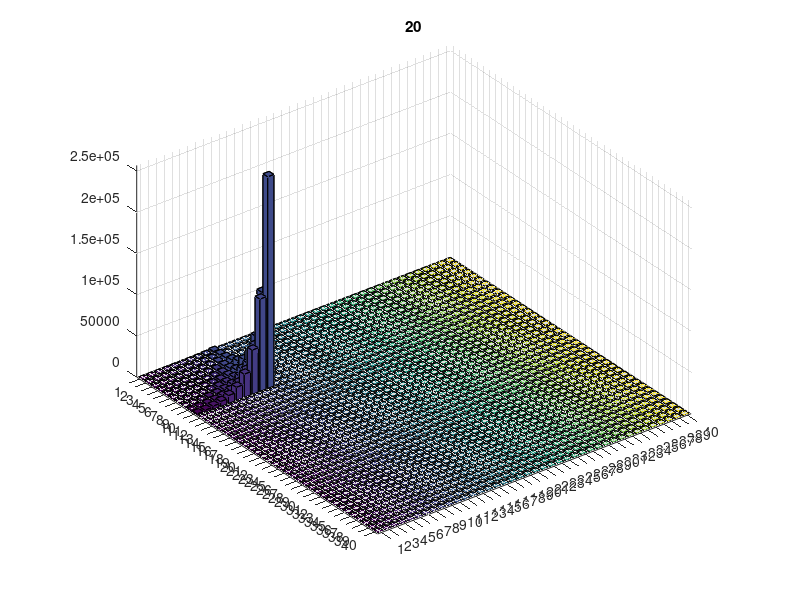

Source code (MATLAB):
function [t,x] = infection_RK3_lagr

%%%%%%%%%%%%%%%%%%%%%%%%%%%%%%
% states
% x(1) = target cell (#/mL)
% x(2) = BV ITR/GOI (#/mL)
% x(3) = BV rep/cap (#/mL)
% x(startI1:endI1) = infected ITR/GOI (#/mL)
% x(startI2:endI2) = infected rep/cap (#/mL)
% x(startCo:endCo) = co-infected cells (#/mL)

% compare new results to this: it's the first version of the lagrangian
% numerical scheme

tic
C0=1e6; % #/mL
MOIgoi=5; 
MOIrc=5;  

Vgoi0=C0*MOIgoi; % #/mL
Vrc0=C0*MOIrc; % #/mL

Dtau=2;
age_max=80;
t_plot=20;

n_bins=age_max/Dtau;
age_bins=Dtau:Dtau:age_max;
startI1=4;
endI1=3+n_bins;
startI2=4+n_bins;
endI2=3+2*n_bins;
startCo=4+2*n_bins;
endCo=3+2*n_bins+n_bins^2;

x0=[C0 Vgoi0 Vrc0 zeros(1,n_bins*2+n_bins^2)];

k_bind=1.3e-9*60; % mL/cell/h Dee and Shuler

% k_bind=1.05e-8*60; % mL/cell/h Nielsen 2003
mu=0.028; % 1/h
k_deathT=8e-5; % 1/h
k_deathI=0.0017; % 1/h
k_degrBV=7e-3; %1/h

% initialization
t_final=100;
t0=0;
hmax = Dtau; % CFL condition % ode23 default: 0.1*(T-t0);
rtol = 1.e-3;
atol = 1.e-6;
threshold=atol/rtol;
t=t0;
x=x0;

% first step selection
k1=inf_model(t0,x0);
r=norm(k1./max(abs(x0),threshold), inf);
h = 0.8*rtol^(1/3)/r;

% pre-allocate arrays
xx=zeros(10e3,length(x0));
tt=zeros(10e3,1);

tt(1)=t0;
xx(1,:)=x0;
i=2;
sum_h=0;
nofailed=true;

while t<t_final

    % step control
    hmin = 16*eps*abs(t);
    h=max(hmin,min(h,hmax));

    if 1.1*h >= t_final - t
        h = t_final - t;
    elseif 1.1*h+sum_h >= Dtau
        h = Dtau - sum_h;
    end

    k2=inf_model(t+h/2,x+k1*h/2);
    k3=inf_model(t+3*h/4,x+3*k2*h/4);

    t_new=t+h;
    x_new=x+h*(2*k1+3*k2+4*k3)/9;

    k4=inf_model(t_new,x_new);

    % estimate error
    e = h*(-5*k1 + 6*k2 + 8*k3 - 9*k4)/72;

    err_est=norm(e./max(max(abs(x),abs(x_new)), threshold), inf);

    if err_est <= rtol
        t=t_new;
        x=x_new;
        k1=k4;
        xx(i,:)=x;
        tt(i,:)=t;

        i=i+1;
        sum_h=sum_h+h;

        temp = 1.25*(err_est/rtol)^(1/3);
        h=h*min(5,1/temp);    
        nofailed=true;
        
        % pre-allocation
        if length(tt)-i<10
            tt=[tt; zeros(1e5,1)];
            xx=[xx;zeros(1e5,length(x0))];
        end

        % age switch
        if sum_h >= Dtau
            sum_h=0;
            
            % reallocate I1
            x(endI1)=x(endI1)+x(endI1-1);
            x(startI1+1:endI1-1)=x(startI1:endI1-2);
            x(startI1)=0;

            % reallocate I2
            x(endI2)=x(endI2)+x(endI2-1);
            x(startI2+1:endI2-1)=x(startI2:endI2-2);
            x(startI2)=0;

            % reallocate co-infected cells
            % max age: accumulate cells
                i1=n_bins;
                i2=2:n_bins;
                i2=i2+startCo-1;
                x(i2+n_bins*(i1-1))=x(i2+n_bins*(i1-1))+x(i2-1+n_bins*(i1-2));
    
                i1=2:n_bins-1;
                i2=n_bins;
                i2=i2+startCo-1;
                x(i2+n_bins*(i1-1))=x(i2+n_bins*(i1-1))+x(i2-1+n_bins*(i1-2));
%             
%             % reallocation
%             
                for i1=(n_bins-1):-1:2
                    for i2=(n_bins-1):-1:2
                   
                        x(startCo-1+i2+n_bins*(i1-1))=x(startCo-1+i2-1+n_bins*(i1-2));
                    end
                end

            % empty first bin
                i1=1;
                i2=1:n_bins-1;
                i2=i2+startCo-1;
                x(i2+n_bins*(i1-1))=0;

                i1=2:n_bins-1;
                i2=1;
                i2=i2+startCo-1;
                x(i2+n_bins*(i1-1))=0;

            k1=inf_model(t,x);
        end

    else
      if nofailed
        nofailed = false;
        h = max(hmin, h * max(0.5, 0.8*(rtol/err_est)^(1/3)));
      
      else
        h = max(hmin, 0.5 * h);
      end
    
    end

    if h <= hmin
        warning('Step size %e too small at t = %e.\n',h,t);
        break
    end

end
x=xx(1:i-1,:);
t=tt(1:i-1);
toc
% 
% co=x(t_plot,startCo:endCo);
co=interp1(t,x(:,startCo:endCo),t_plot);
co_plot=reshape(co',[n_bins,n_bins]);
bar3(co_plot)
title((t_plot))
% sum(co)

% plot(t,x(:,2))
% bar3(x(:,startI1:endI1))
% plot(t,sum(x(:,6:end),2))

function dxdt = inf_model(t,x)
    dxdt=x; % pre-allocate
    
    % species
    T=x(1);
    V1=x(2);
    V2=x(3);
    I1=x(startI1:endI1);
    I2=x(startI2:endI2);
    Co=x(startCo:endCo);

    I1_tot=sum(I1);
    I2_tot=sum(I2);
    Co_tot=sum(Co);
    C=T+I1_tot+I2_tot+Co_tot;

    % pre-allocate balances
    dI1dt=I1;
    dI2dt=I2;
%     dCodt=Co;
    
    % cells and virions balances
    dxdt(1)=mu*T-k_deathT*T-k_bind*T*(V1+V2); % target cells
    dxdt(2)=-k_bind*V1*C-k_degrBV*V1; % BV ITR/GOI (#/mL) 
    dxdt(3)=-k_bind*V2*C-k_degrBV*V2; % BV rep/cap (#/mL) 

    dI1dt(1)=k_bind*T*V1-k_deathI*I1(1)-k_bind*I1(1)*V2;
    dI1dt(2:end)=-k_deathI*I1(2:end)-k_bind*I1(2:end)*V2;

    dI2dt(1)=k_bind*T*V2-k_deathI*I2(1)-k_bind*I2(1)*V1;
    dI2dt(2:end)=-k_deathI*I2(2:end)-k_bind*I2(2:end)*V1;
    
    % co-infected cells
        % all bins
        dCodt=-k_deathI*Co;
        % first bin
        dCodt(1)=dCodt(1)+k_bind*(I1(1)*V2+I2(1)*V1);
        % cells freshly infected by V1
        dCodt(2:n_bins)=dCodt(2:n_bins)+k_bind*(I2(2:n_bins)*V1);
        % cells freshly infected by V2
        dCodt(1+n_bins*((2:n_bins)-1))=dCodt(1+n_bins*((2:n_bins)-1))+...
            k_bind*(I1(2:n_bins)*V2);
%     if t>0.0009 && t< 0.001
%         disp('')
%     end
    dxdt(4:end)=[dI1dt dI2dt dCodt];
      
end

end